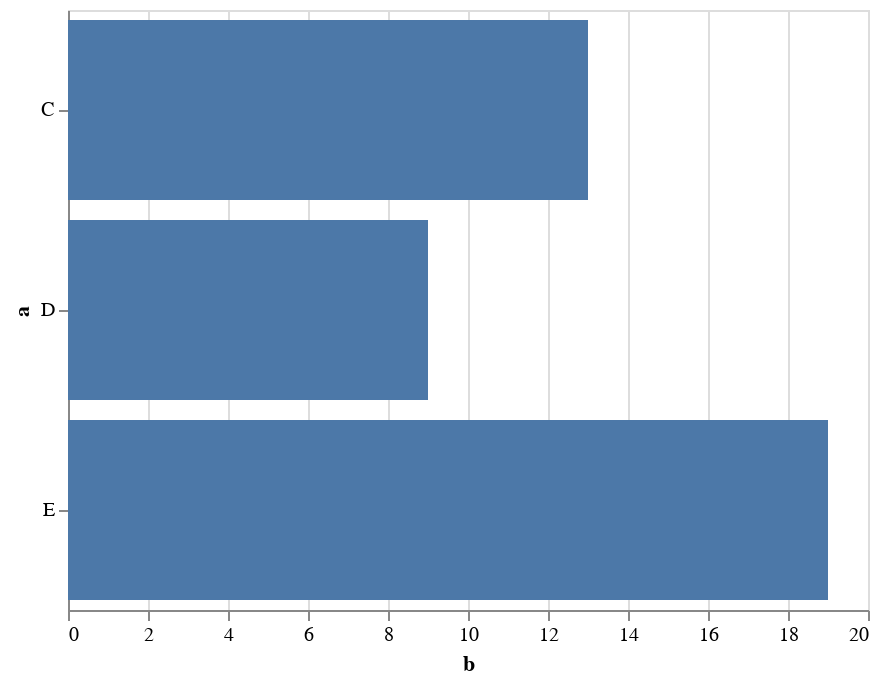

This figure's notebook cell:
### Markdown cell above
With two visual channels encoded, we can see the raw data points in the `DataFrame`. A different mark type can be chosen using a different `mark_*()` method, such as `mark_bar()`:

### Code cell
alt.Chart(data).mark_bar().encode(
    alt.Y('a'),
    alt.X('b')
)

### Figure 1 — Vega-Lite specification as saved in the notebook (floating-point values rounded to 4 significant figures)
{"$schema": "https://vega.github.io/schema/vega-lite/v3.4.0.json", "config": {"mark": {"tooltip": null}, "view": {"height": 300, "width": 400}}, "data": {"name": "data-347f1284ea3247c0f55cb966abbdd2d8"}, "datasets": {"data-347f1284ea3247c0f55cb966abbdd2d8": [{"a": "C", "b": 2}, {"a": "C", "b": 7}, {"a": "C", "b": 4}, {"a": "D", "b": 1}, {"a": "D", "b": 2}, {"a": "D", "b": 6}, {"a": "E", "b": 8}, {"a": "E", "b": 4}, {"a": "E", "b": 7}]}, "encoding": {"x": {"field": "b", "type": "quantitative"}, "y": {"field": "a", "type": "nominal"}}, "mark": "bar"}
